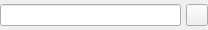
<ui version="4.0" >
 <class>BusquedaFechaBase</class>
 <widget class="QWidget" name="BusquedaFechaBase" >
  <property name="geometry" >
   <rect>
    <x>0</x>
    <y>0</y>
    <width>208</width>
    <height>30</height>
   </rect>
  </property>
  <property name="sizePolicy" >
   <sizepolicy vsizetype="Preferred" hsizetype="Expanding" >
    <horstretch>0</horstretch>
    <verstretch>0</verstretch>
   </sizepolicy>
  </property>
  <property name="minimumSize" >
   <size>
    <width>150</width>
    <height>22</height>
   </size>
  </property>
  <property name="windowTitle" >
   <string>Form1</string>
  </property>
  <layout class="QGridLayout" >
   <property name="leftMargin" >
    <number>0</number>
   </property>
   <property name="topMargin" >
    <number>0</number>
   </property>
   <property name="rightMargin" >
    <number>0</number>
   </property>
   <property name="bottomMargin" >
    <number>0</number>
   </property>
   <property name="horizontalSpacing" >
    <number>5</number>
   </property>
   <property name="verticalSpacing" >
    <number>5</number>
   </property>
   <item row="0" column="0" >
    <layout class="QHBoxLayout" >
     <property name="spacing" >
      <number>5</number>
     </property>
     <property name="leftMargin" >
      <number>0</number>
     </property>
     <property name="topMargin" >
      <number>0</number>
     </property>
     <property name="rightMargin" >
      <number>0</number>
     </property>
     <property name="bottomMargin" >
      <number>0</number>
     </property>
     <item>
      <widget class="QLineEdit" name="mui_textoFecha" >
       <property name="sizePolicy" >
        <sizepolicy vsizetype="Fixed" hsizetype="Preferred" >
         <horstretch>0</horstretch>
         <verstretch>0</verstretch>
        </sizepolicy>
       </property>
      </widget>
     </item>
     <item>
      <widget class="QToolButton" name="mui_busquedaFecha" >
       <property name="sizePolicy" >
        <sizepolicy vsizetype="Fixed" hsizetype="Fixed" >
         <horstretch>0</horstretch>
         <verstretch>0</verstretch>
        </sizepolicy>
       </property>
       <property name="minimumSize" >
        <size>
         <width>22</width>
         <height>22</height>
        </size>
       </property>
       <property name="maximumSize" >
        <size>
         <width>22</width>
         <height>22</height>
        </size>
       </property>
       <property name="text" >
        <string/>
       </property>
       <property name="icon" >
        <iconset resource="../bulmages.qrc" >:/Genericos32x32/images/png/i_diario.xpm</iconset>
       </property>
       <property name="iconSize" >
        <size>
         <width>22</width>
         <height>22</height>
        </size>
       </property>
      </widget>
     </item>
    </layout>
   </item>
  </layout>
 </widget>
 <layoutdefault spacing="0" margin="0" />
 <resources>
  <include location="../bulmages.qrc" />
 </resources>
 <connections/>
</ui>
